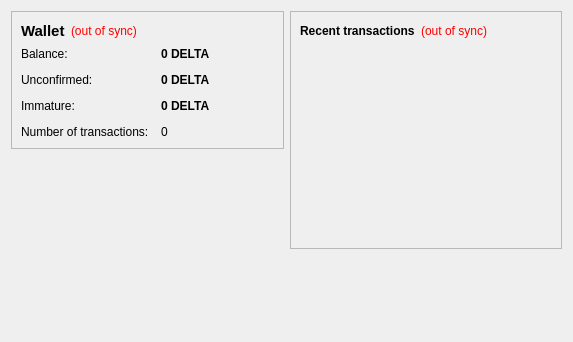
<?xml version="1.0" encoding="UTF-8"?>
<ui version="4.0">
 <class>OverviewPage</class>
 <widget class="QWidget" name="OverviewPage">
  <property name="geometry">
   <rect>
    <x>0</x>
    <y>0</y>
    <width>573</width>
    <height>342</height>
   </rect>
  </property>
  <property name="windowTitle">
   <string>Form</string>
  </property>
  <layout class="QHBoxLayout" name="horizontalLayout" stretch="1,1">
   <item>
    <layout class="QVBoxLayout" name="verticalLayout_2">
     <item>
      <widget class="QFrame" name="frame">
       <property name="frameShape">
        <enum>QFrame::StyledPanel</enum>
       </property>
       <property name="frameShadow">
        <enum>QFrame::Raised</enum>
       </property>
       <layout class="QVBoxLayout" name="verticalLayout_4">
        <item>
         <layout class="QHBoxLayout" name="horizontalLayout_4">
          <item>
           <widget class="QLabel" name="label_5">
            <property name="font">
             <font>
              <pointsize>11</pointsize>
              <weight>75</weight>
              <bold>true</bold>
             </font>
            </property>
            <property name="text">
             <string>Wallet</string>
            </property>
           </widget>
          </item>
          <item>
           <widget class="QLabel" name="labelWalletStatus">
            <property name="toolTip">
             <string>The displayed information may be out of date. Your wallet automatically synchronizes with the DeltaCoin network after a connection is established, but this process has not completed yet.</string>
            </property>
            <property name="styleSheet">
             <string notr="true">QLabel { color: red; }</string>
            </property>
            <property name="text">
             <string notr="true">(out of sync)</string>
            </property>
            <property name="alignment">
             <set>Qt::AlignLeading|Qt::AlignLeft|Qt::AlignVCenter</set>
            </property>
           </widget>
          </item>
          <item>
           <spacer name="horizontalSpacer_2">
            <property name="orientation">
             <enum>Qt::Horizontal</enum>
            </property>
            <property name="sizeHint" stdset="0">
             <size>
              <width>40</width>
              <height>20</height>
             </size>
            </property>
           </spacer>
          </item>
         </layout>
        </item>
        <item>
         <layout class="QFormLayout" name="formLayout_2">
          <property name="fieldGrowthPolicy">
           <enum>QFormLayout::AllNonFixedFieldsGrow</enum>
          </property>
          <property name="horizontalSpacing">
           <number>12</number>
          </property>
          <property name="verticalSpacing">
           <number>12</number>
          </property>
          <item row="0" column="0">
           <widget class="QLabel" name="label">
            <property name="text">
             <string>Balance:</string>
            </property>
           </widget>
          </item>
          <item row="0" column="1">
           <widget class="QLabel" name="labelBalance">
            <property name="font">
             <font>
              <weight>75</weight>
              <bold>true</bold>
             </font>
            </property>
            <property name="cursor">
             <cursorShape>IBeamCursor</cursorShape>
            </property>
            <property name="toolTip">
             <string>Your current balance</string>
            </property>
            <property name="text">
             <string notr="true">0 DELTA</string>
            </property>
            <property name="textInteractionFlags">
             <set>Qt::LinksAccessibleByMouse|Qt::TextSelectableByKeyboard|Qt::TextSelectableByMouse</set>
            </property>
           </widget>
          </item>
          <item row="1" column="0">
           <widget class="QLabel" name="label_3">
            <property name="text">
             <string>Unconfirmed:</string>
            </property>
           </widget>
          </item>
          <item row="1" column="1">
           <widget class="QLabel" name="labelUnconfirmed">
            <property name="font">
             <font>
              <weight>75</weight>
              <bold>true</bold>
             </font>
            </property>
            <property name="cursor">
             <cursorShape>IBeamCursor</cursorShape>
            </property>
            <property name="toolTip">
             <string>Total of transactions that have yet to be confirmed, and do not yet count toward the current balance</string>
            </property>
            <property name="text">
             <string notr="true">0 DELTA</string>
            </property>
            <property name="textInteractionFlags">
             <set>Qt::LinksAccessibleByMouse|Qt::TextSelectableByKeyboard|Qt::TextSelectableByMouse</set>
            </property>
           </widget>
          </item>
          <item row="3" column="0">
           <widget class="QLabel" name="label_2">
            <property name="text">
             <string>Number of transactions:</string>
            </property>
           </widget>
          </item>
          <item row="3" column="1">
           <widget class="QLabel" name="labelNumTransactions">
            <property name="toolTip">
             <string>Total number of transactions in wallet</string>
            </property>
            <property name="text">
             <string notr="true">0</string>
            </property>
           </widget>
          </item>
          <item row="2" column="0">
           <widget class="QLabel" name="labelImmatureText">
            <property name="text">
             <string>Immature:</string>
            </property>
           </widget>
          </item>
          <item row="2" column="1">
           <widget class="QLabel" name="labelImmature">
            <property name="font">
             <font>
              <weight>75</weight>
              <bold>true</bold>
             </font>
            </property>
            <property name="toolTip">
             <string>Mined balance that has not yet matured</string>
            </property>
            <property name="text">
             <string notr="true">0 DELTA</string>
            </property>
            <property name="textInteractionFlags">
             <set>Qt::LinksAccessibleByMouse|Qt::TextSelectableByKeyboard|Qt::TextSelectableByMouse</set>
            </property>
           </widget>
          </item>
         </layout>
        </item>
       </layout>
      </widget>
     </item>
     <item>
      <spacer name="verticalSpacer">
       <property name="orientation">
        <enum>Qt::Vertical</enum>
       </property>
       <property name="sizeHint" stdset="0">
        <size>
         <width>20</width>
         <height>40</height>
        </size>
       </property>
      </spacer>
     </item>
    </layout>
   </item>
   <item>
    <layout class="QVBoxLayout" name="verticalLayout_3">
     <item>
      <widget class="QFrame" name="frame_2">
       <property name="frameShape">
        <enum>QFrame::StyledPanel</enum>
       </property>
       <property name="frameShadow">
        <enum>QFrame::Raised</enum>
       </property>
       <layout class="QVBoxLayout" name="verticalLayout">
        <item>
         <layout class="QHBoxLayout" name="horizontalLayout_2">
          <item>
           <widget class="QLabel" name="label_4">
            <property name="text">
             <string>&lt;b&gt;Recent transactions&lt;/b&gt;</string>
            </property>
           </widget>
          </item>
          <item>
           <widget class="QLabel" name="labelTransactionsStatus">
            <property name="toolTip">
             <string>The displayed information may be out of date. Your wallet automatically synchronizes with the DeltaCoin network after a connection is established, but this process has not completed yet.</string>
            </property>
            <property name="styleSheet">
             <string notr="true">QLabel { color: red; }</string>
            </property>
            <property name="text">
             <string notr="true">(out of sync)</string>
            </property>
            <property name="alignment">
             <set>Qt::AlignRight|Qt::AlignTrailing|Qt::AlignVCenter</set>
            </property>
           </widget>
          </item>
          <item>
           <spacer name="horizontalSpacer">
            <property name="orientation">
             <enum>Qt::Horizontal</enum>
            </property>
            <property name="sizeHint" stdset="0">
             <size>
              <width>40</width>
              <height>20</height>
             </size>
            </property>
           </spacer>
          </item>
         </layout>
        </item>
        <item>
         <widget class="QListView" name="listTransactions">
          <property name="styleSheet">
           <string notr="true">QListView { background: transparent; }</string>
          </property>
          <property name="frameShape">
           <enum>QFrame::NoFrame</enum>
          </property>
          <property name="verticalScrollBarPolicy">
           <enum>Qt::ScrollBarAlwaysOff</enum>
          </property>
          <property name="horizontalScrollBarPolicy">
           <enum>Qt::ScrollBarAlwaysOff</enum>
          </property>
          <property name="selectionMode">
           <enum>QAbstractItemView::NoSelection</enum>
          </property>
         </widget>
        </item>
       </layout>
      </widget>
     </item>
     <item>
      <spacer name="verticalSpacer_2">
       <property name="orientation">
        <enum>Qt::Vertical</enum>
       </property>
       <property name="sizeHint" stdset="0">
        <size>
         <width>20</width>
         <height>40</height>
        </size>
       </property>
      </spacer>
     </item>
    </layout>
   </item>
  </layout>
 </widget>
 <resources/>
 <connections/>
</ui>
